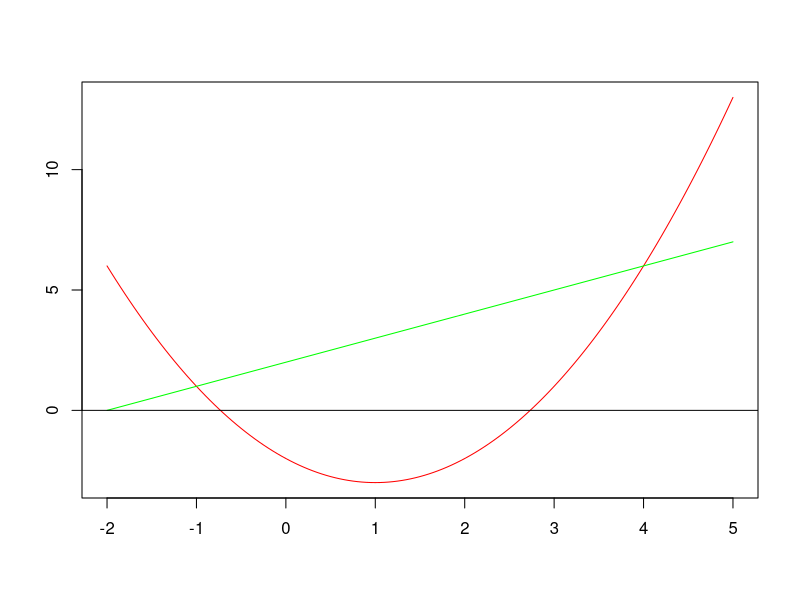
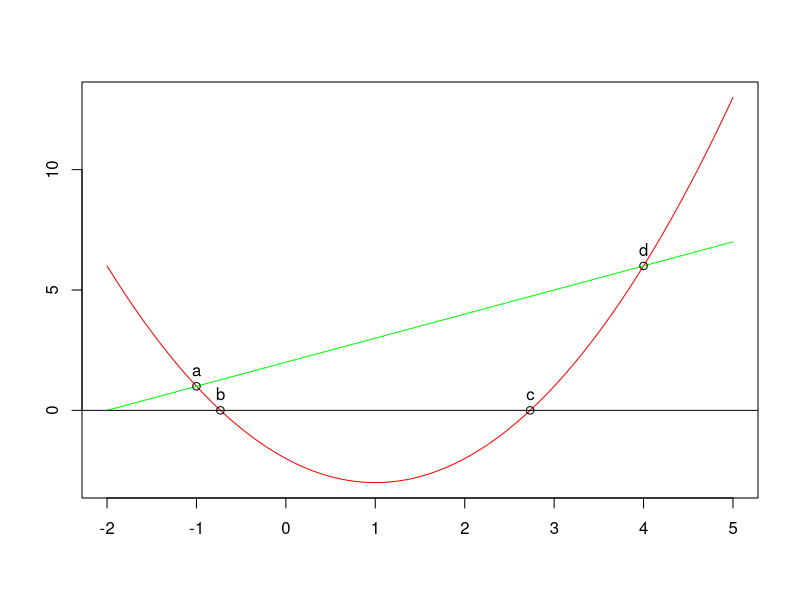

Generate these figures, in order, with R:
## ---- chunk 1
knitr::opts_chunk$set(echo = TRUE, error = TRUE)
options("scipen" = 10)
## ---- chunk 2
eq1 <- function(x) x^2-2*x-2
eq2 <- function(x) x+2

min <- -2
max <- 5
x1 <- seq(min, max, 0.05)
plot(x1, eq1(x1), type='l', col="red", 
     xlab="", ylab="")
lines(x1, eq2(x1), col="green")
abline(h=0)
## ---- chunk 3
roots <- polyroot(c(-2, -2, 1))
## ---- chunk 4
intersection <- polyroot(c(-4, -3, 1))
## ---- chunk 5
Xs <- c(intersection[1], roots, intersection[2])
Xs

plot(x1, eq1(x1), type='l', col="red", 
     xlab="", ylab="")
lines(x1, eq2(x1), col="green")
points(Xs, eq1(Xs))
text(Xs, eq1(Xs), labels = c("a","b","c","d"), pos = 3)
abline(h=0)
## ---- chunk 6
# Find individual parts
a1 <- integrate(eq2, lower=Xs[1], upper=Xs[4])
a2 <- integrate(eq1, lower=Xs[1], upper=Xs[2])
a3 <- integrate(eq1, lower=Xs[3], upper=Xs[4])
a4 <- integrate(eq1, lower=Xs[2], upper=Xs[3])

# Combine individual parts 
# Last integral is negative because it is below the x-axis, so it needs to be negated
area <- a1$value-a2$value-a3$value-a4$value
area
